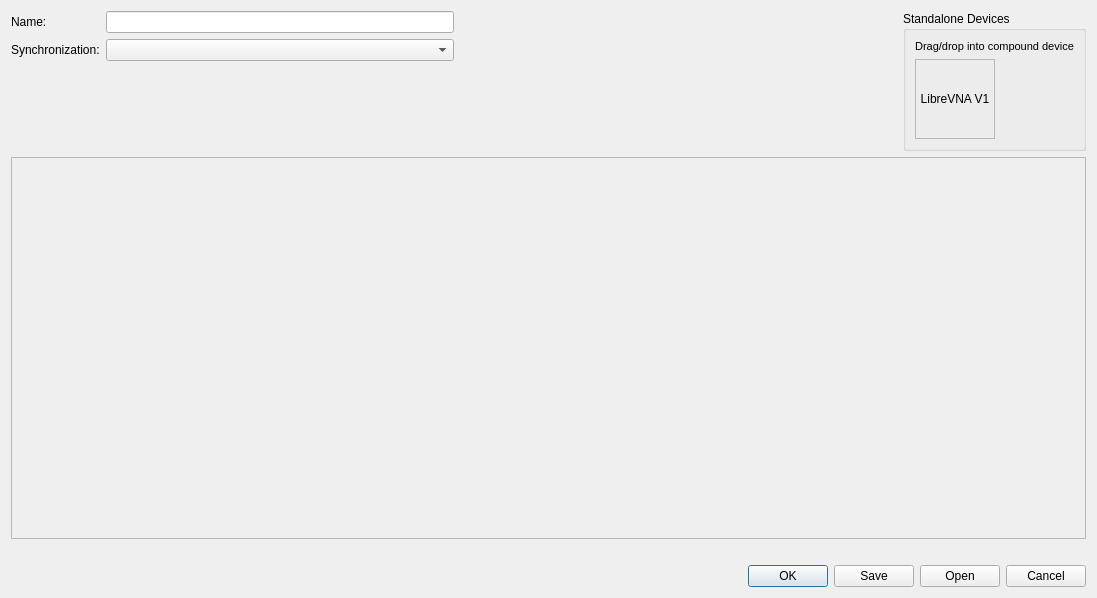
<?xml version="1.0" encoding="UTF-8"?>
<ui version="4.0">
 <class>CompoundDeviceEditDialog</class>
 <widget class="QDialog" name="CompoundDeviceEditDialog">
  <property name="geometry">
   <rect>
    <x>0</x>
    <y>0</y>
    <width>1097</width>
    <height>598</height>
   </rect>
  </property>
  <property name="windowTitle">
   <string>Compound Device Edit</string>
  </property>
  <property name="modal">
   <bool>true</bool>
  </property>
  <layout class="QVBoxLayout" name="verticalLayout">
   <item>
    <layout class="QHBoxLayout" name="horizontalLayout">
     <item>
      <layout class="QFormLayout" name="formLayout">
       <item row="0" column="0">
        <widget class="QLabel" name="label">
         <property name="text">
          <string>Name:</string>
         </property>
        </widget>
       </item>
       <item row="0" column="1">
        <widget class="QLineEdit" name="name"/>
       </item>
       <item row="1" column="0">
        <widget class="QLabel" name="label_2">
         <property name="text">
          <string>Synchronization:</string>
         </property>
        </widget>
       </item>
       <item row="1" column="1">
        <widget class="QComboBox" name="sync"/>
       </item>
      </layout>
     </item>
     <item>
      <spacer name="horizontalSpacer">
       <property name="orientation">
        <enum>Qt::Horizontal</enum>
       </property>
       <property name="sizeHint" stdset="0">
        <size>
         <width>40</width>
         <height>20</height>
        </size>
       </property>
      </spacer>
     </item>
     <item>
      <widget class="QGroupBox" name="groupBox_2">
       <property name="title">
        <string>Standalone Devices</string>
       </property>
       <layout class="QGridLayout" name="gridLayout">
        <item row="0" column="0">
         <widget class="QLabel" name="label_9">
          <property name="font">
           <font>
            <pointsize>8</pointsize>
           </font>
          </property>
          <property name="text">
           <string>Drag/drop into compound device</string>
          </property>
          <property name="alignment">
           <set>Qt::AlignCenter</set>
          </property>
         </widget>
        </item>
        <item row="1" column="0">
         <widget class="QFrame" name="frame">
          <property name="sizePolicy">
           <sizepolicy hsizetype="Fixed" vsizetype="Fixed">
            <horstretch>0</horstretch>
            <verstretch>0</verstretch>
           </sizepolicy>
          </property>
          <property name="minimumSize">
           <size>
            <width>80</width>
            <height>80</height>
           </size>
          </property>
          <property name="frameShape">
           <enum>QFrame::StyledPanel</enum>
          </property>
          <property name="frameShadow">
           <enum>QFrame::Raised</enum>
          </property>
          <layout class="QVBoxLayout" name="verticalLayout_2">
           <property name="spacing">
            <number>0</number>
           </property>
           <property name="leftMargin">
            <number>0</number>
           </property>
           <property name="topMargin">
            <number>0</number>
           </property>
           <property name="rightMargin">
            <number>0</number>
           </property>
           <property name="bottomMargin">
            <number>0</number>
           </property>
           <item>
            <widget class="QLabel" name="lLibreVNA1">
             <property name="font">
              <font>
               <pointsize>9</pointsize>
              </font>
             </property>
             <property name="styleSheet">
              <string notr="true">border-image: url(:/icons/LibreVNAV1.svg);</string>
             </property>
             <property name="frameShape">
              <enum>QFrame::NoFrame</enum>
             </property>
             <property name="frameShadow">
              <enum>QFrame::Plain</enum>
             </property>
             <property name="text">
              <string>LibreVNA V1</string>
             </property>
             <property name="alignment">
              <set>Qt::AlignCenter</set>
             </property>
            </widget>
           </item>
          </layout>
         </widget>
        </item>
       </layout>
      </widget>
     </item>
    </layout>
   </item>
   <item>
    <widget class="QScrollArea" name="scrollArea">
     <property name="widgetResizable">
      <bool>true</bool>
     </property>
     <widget class="QWidget" name="scrollAreaWidgetContents">
      <property name="geometry">
       <rect>
        <x>0</x>
        <y>0</y>
        <width>1077</width>
        <height>372</height>
       </rect>
      </property>
     </widget>
    </widget>
   </item>
   <item>
    <widget class="QLabel" name="status">
     <property name="text">
      <string/>
     </property>
    </widget>
   </item>
   <item>
    <widget class="QDialogButtonBox" name="buttonBox">
     <property name="standardButtons">
      <set>QDialogButtonBox::Cancel|QDialogButtonBox::Ok|QDialogButtonBox::Open|QDialogButtonBox::Save</set>
     </property>
    </widget>
   </item>
  </layout>
 </widget>
 <resources/>
 <connections/>
</ui>
